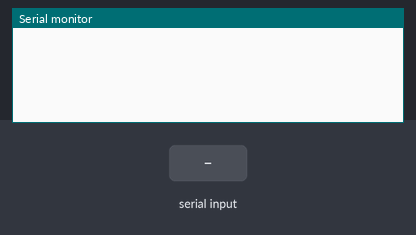
The sketch below on a simulated Arduino Uno, built with avr-gcc and run on an emulated ATmega328P. Shown: the last lines printed to the serial monitor. Inputs (shaded band) come from the test bench. No radio packets arrive unless stated.

Above: at 1.2 s.
1.3 s: "g90\n" received over Serial
At 2.5 s:
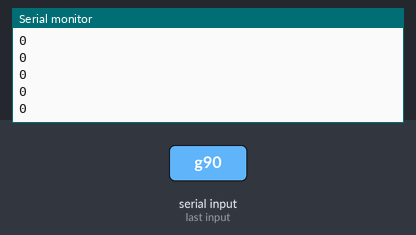
2.8 s: byte 116 ('t') received over Serial
At 4.5 s:
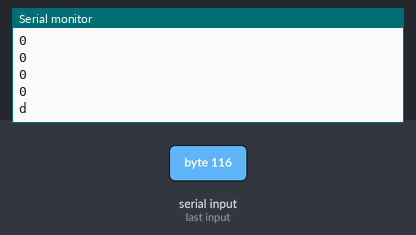

The sketch:

pyserial_to_433mhz_transmitter.ino
```cpp
#include <VirtualWire.h>

int in_bytes;
String bytes_str;
int str_int;
const int data_lenth = 10;
int arr_index = 0;

const int transmit_pin = 12;
unsigned long lastcount = 0;
unsigned long now = 0;


struct rx_byte
{
  bool rx_bit = false;
};


typedef struct rx_byte Rx_byte;
Rx_byte chack_byte;


struct package
{
  byte int_byte[data_lenth];
};


typedef struct package Package;
Package data;


void setup() {

  Serial.begin(250000);
  while(!Serial){}
  vw_set_tx_pin(transmit_pin);
  vw_set_ptt_inverted(true);
  vw_setup(6000);
}

void loop() {
  while(Serial.available() > 0){
    char mode = Serial.read();
    if(mode == 'g'){show_data();}
    else if(mode == 'e'){empty_arr();}
    else if(mode == 'w'){read_data();}
    else if(mode == 't'){
      chack_byte.rx_bit = true;
      vw_send((uint8_t *)&chack_byte, sizeof(chack_byte));
      vw_wait_tx();
      vw_send((uint8_t *)&data, sizeof(data));
      vw_wait_tx();
      chack_byte.rx_bit = false;Serial.print('d');}}
      vw_send((uint8_t *)&chack_byte, sizeof(chack_byte));
      vw_wait_tx();
}

void show_data(){
    for(int i=0; i<data_lenth; i++){
      Serial.println(data.int_byte[i]);}
      arr_index = 0;
}

void empty_arr(){
  for(int i = 0; i < data_lenth; i++){data.int_byte[i] = 0;}
  arr_index = 0;
}

void read_data(){
  while(arr_index < data_lenth){
   in_bytes = Serial.read();
   if(sizeof(in_bytes) > 0){
     if(isDigit(in_bytes)){
      bytes_str += char(in_bytes);}
     if(in_bytes == '\n'){
      str_int = bytes_str.toInt();
      if(str_int <= 255){
        data.int_byte[arr_index] = byte(str_int);
        arr_index++;}
      bytes_str = "";}}}
}
```

Measured:
- after the input at 1.3 s, the serial monitor: prints a new line at once (image 1)
- after the input at 2.8 s, the serial monitor: prints a new line after 0.14 s (image 2)
